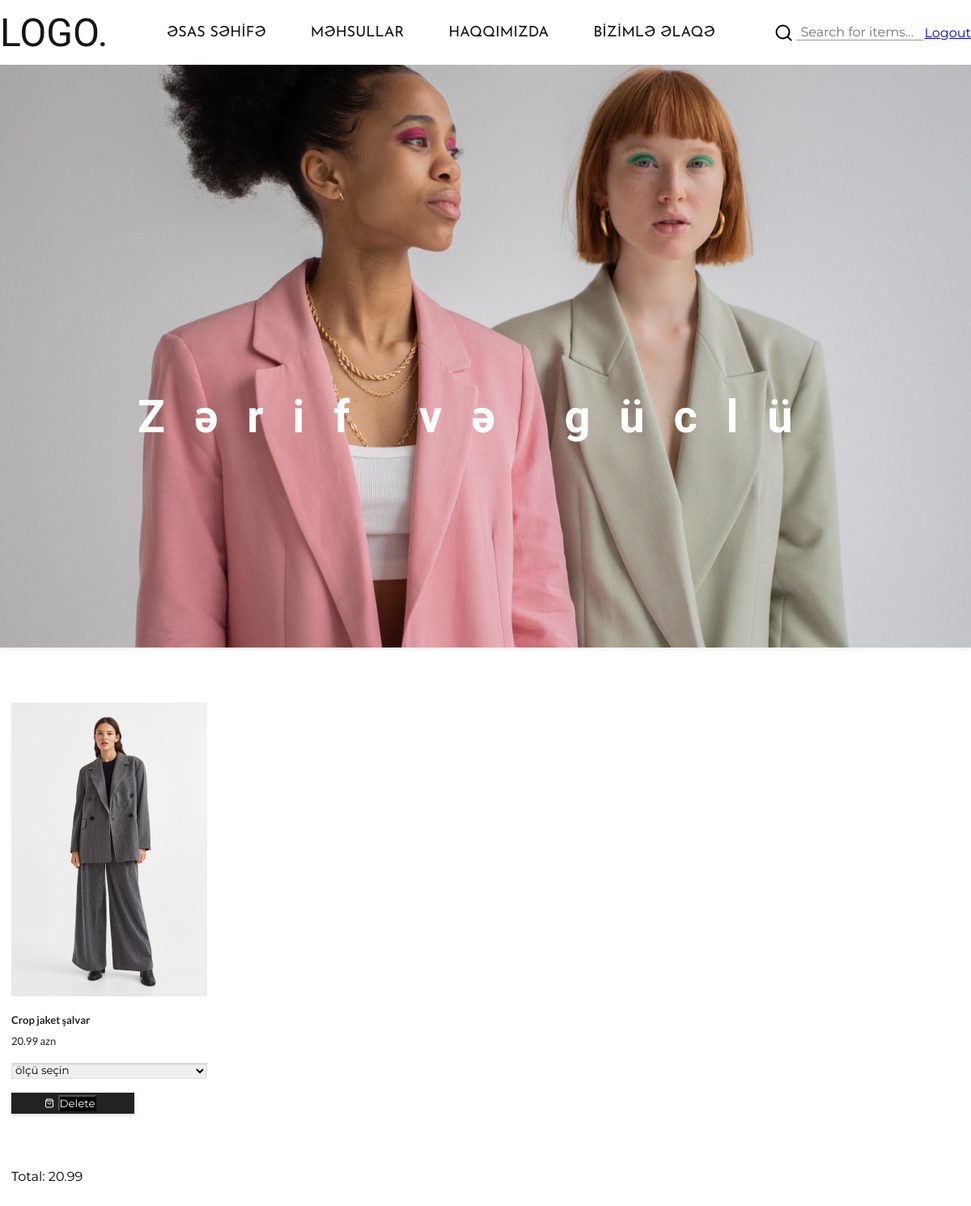
The app's page /tailor/mybasket/ (signed in) with its own data.
### tailorApp/models.py (models this page shows, shortened)
class Mybasket(models.Model):
    user = models.ForeignKey(User,on_delete=models.CASCADE,related_name="user_basket_clothes")
    cloth = models.ForeignKey(ClothModel,on_delete=models.CASCADE,related_name="my_clothes")

class ClothModel(models.Model):
    name = models.CharField(max_length=120)
    price = models.FloatField(default=0)
    image = models.ImageField(upload_to="posters/")
    size = models.ManyToManyField(SizeModel,blank=True,null=True,related_name="clothes")

### tailorApp/views.py (the view, shortened to what this page needs)
# urls.py: path('mybasket/',views.MyBasketView.as_view(),name="mybasket")
class MyBasketView(View):
    def get(self,request,*args,**kwargs):
        if not request.user.is_authenticated:
            raise Http404
        mybaskets = Mybasket.objects.filter(
            user = request.user
        )
        total_price = 0
        for basket in mybaskets:
            total_price += basket.cloth.price
        context = {
            "mybaskets" : mybaskets,
            "total_price" : total_price,
        }
        return render(request,"mybasket.html",context)

### templates/mybasket.html (shortened to what this page needs)
{% extends 'base.html' %}
{% block content %}
<main>
    <section>
        <div class="grid_container">
            {% for basket in mybaskets %}
            <div class="grid_box">
                <img src="{{ basket.cloth.image.url }}" alt="img">
                <p class="title">{{ basket.cloth.name }}</p>
                <span class="price">{{ basket.cloth.price }} azn</span>
                <div class="select_size">
                    <select>
                        <option value="choose_size" class="choose_size">ölçü seçin</option>
                    </select>
                </div>
                <div class="basket">
                    <form method="POST">
                        <button type="submit" style="background-color: black; color:white; margin-left:5px;">Delete</button>
                    </form>
                </div>
            </div>
            {% endfor %}
        </div>
        <div class="grid_container">
            <p>Total: {{ total_price }}</p>
        </div>
    </section>
</main>
{% endblock %}

### static/css/style.css (style rules this page uses)
:root { --white: #fff; --black: #000; --logo--black : #151515; --title: #222222; --footer--back: #FAF6ED; --footer-p: #5F5F5F; --line: #D3D3D3; }
* { margin: 0; padding: 0; box-sizing: border-box; font-family: 'Montserrat', sans-serif; }
html { font-size: 10px; scroll-behavior: smooth; }
body { font-size: 1.6rem; }
.grid_container { max-width: 1172px; margin: 68px auto; display: grid; grid-template-columns: repeat(auto-fill, minmax(242px, 1fr)); gap: 44px 68px; }
.grid_box { min-width: 242px; }
.grid_box img { width: 100%; }
.title { font-family: 'Lato'; font-style: normal; font-weight: 600; font-size: 1.3rem; line-height: 16px; color: var(--title); margin-top: 17px; margin-bottom: 8px; }
.price { font-family: 'Lato'; font-style: normal; font-weight: 400; font-size: 1.3rem; line-height: 16px; color: var(--title); }
.select_size { margin: 17px 0; }
.select_size select { width: 100%; border: 0.5px solid #E2E2E2; box-shadow: inset 0px 1px 2px rgba(0, 0, 0, 0.15); outline: none; }
.basket { display: flex; justify-content: center; align-items: center; width: 152px; height: 26px; padding: 5px 16px 5px 10px; background: var(--title); box-shadow: 0px 1px 4px rgba(56, 57, 67, 0.25); cursor: pointer; }

### records on screen
Mybasket: cloth.image (picture), cloth.name "Crop jaket şalvar", cloth.price "20.99"

### other values on screen
{{ total_price }} "20.99"
